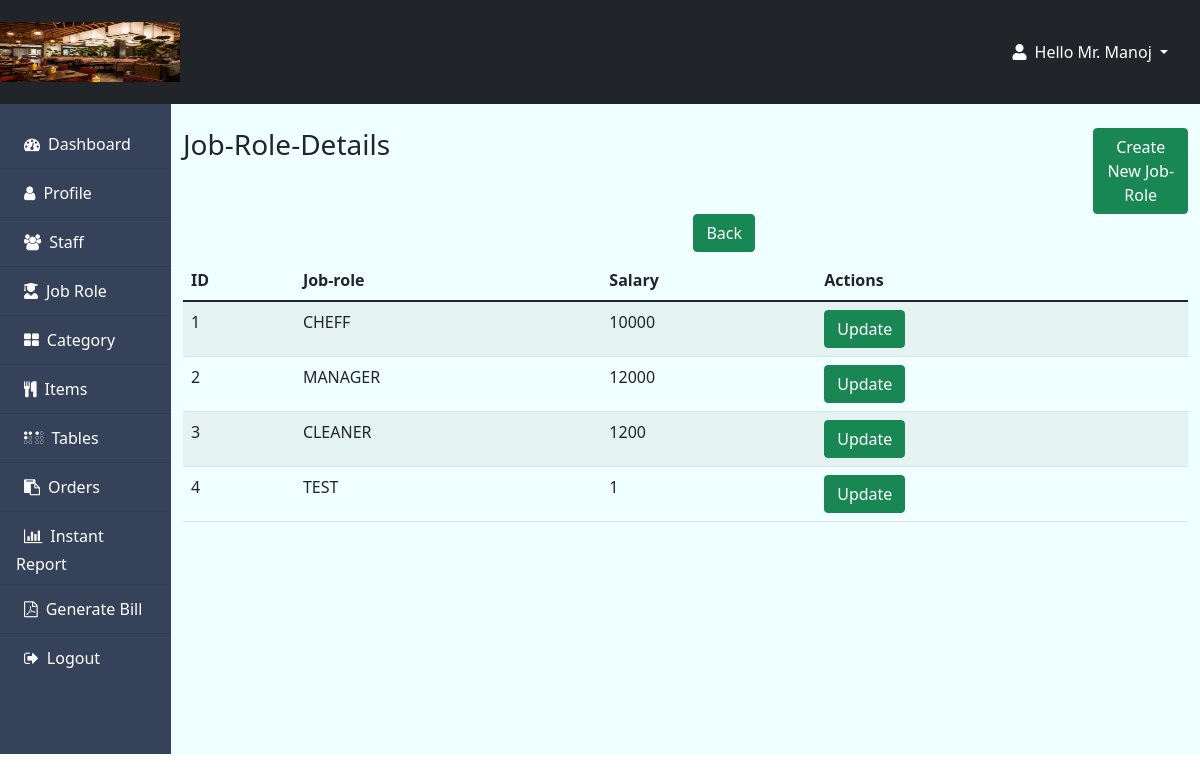
/displayjobrole.php (signed in), run on the app's committed database.
### tables this page shows
CREATE TABLE IF NOT EXISTS `rms_admin` (
  `id` int(10) NOT NULL AUTO_INCREMENT,
  `name` varchar(30) NOT NULL,
  `email` varchar(30) NOT NULL,
  `mobile_no` int(13) NOT NULL,
  `gender` varchar(30) NOT NULL,
  `address` varchar(100) NOT NULL,
  `password` varchar(200) NOT NULL,
  PRIMARY KEY (`id`),
  UNIQUE KEY `email` (`email`)
);

CREATE TABLE IF NOT EXISTS `rms_jobrole` (
  `id` int(30) NOT NULL AUTO_INCREMENT,
  `name` varchar(30) NOT NULL,
  `salary` float NOT NULL,
  PRIMARY KEY (`id`),
  UNIQUE KEY `name` (`name`)
);

### displayjobrole.php (the view, shortened to what this page needs)
<?php
include 'rmsdbcon.php';
if (isset($_SESSION["admin"])) {
    $user = $_SESSION["admin"];
    $r = mysqli_query($con, "SELECT * FROM `rms_admin` WHERE `id`='$user'");
    $row = mysqli_fetch_array($r);
    $i = $row["name"];
}else{
    header("location:rmslogout.php");
}
$_result = mysqli_query($con, "SELECT * FROM `rms_jobrole`;");
?>
<!DOCTYPE html>
<html lang="en">
<head>
    <link href="https://cdn.jsdelivr.net/npm/bootstrap@5.1.3/dist/css/bootstrap.min.css" rel="stylesheet">
    <link rel="stylesheet" href="https://cdnjs.cloudflare.com/ajax/libs/font-awesome/5.15.3/css/all.min.css" />
    <link rel="stylesheet" href="https://cdnjs.cloudflare.com/ajax/libs/font-awesome/4.7.0/css/font-awesome.min.css">
</head>
<body>
    <header>
        <nav class="navbar navbar-light bg-dark">
            <a class="navbar-brand" href="#">
                <img src="resta image.jpg" width="180" height="60" class="d-inline-block align-top" alt="">
            </a>
            <div id="page-content-wrapper">
                <nav class="navbar navbar-expand-lg navbar-light bg-transparent py-4 px-4">
                    <div class="collapse navbar-collapse" id="navbarSupportedContent">
                        <ul class="navbar-nav ms-auto mb-2 mb-lg-0">
                            <li class="nav-item dropdown">
                                <a class="nav-link dropdown-toggle second-text text-white" href="#" id="navbarDropdown" role="button" data-bs-toggle="dropdown" aria-expanded="false">
                                    <i class="fas fa-user me-2"></i><?php echo "Hello " . $i ?>
                                </a>
                            </li>
                        </ul>
                    </div>
                </nav>
            </div>
        </nav>
    </header>
    <div style="background-color: azure; height: 650px;" class="d-flex" id="wrapper">
        <div style="background-color: #354259; width: 200px;" class="" id="sidebar-wrapper">
            <div class="list-group list-group-flush my-3 ">
                <a href="index.php" class="list-group-item list-group-item-action bg-transparent text-white second-text ">
                    <i class="fa fa-tachometer p-2" aria-hidden="true"></i>Dashboard</a>
                <a href="admindetails.php" class="list-group-item list-group-item-action bg-transparent text-white second-text ">
                    <i class="fa fa-user p-2" aria-hidden="true"></i>Profile</a>
                <a href="displaystaff.php" class="list-group-item list-group-item-action bg-transparent text-white second-text">
                    <i class="fa fa-users p-2" aria-hidden="true"></i>Staff</a>
                    <a href="displayjobrole.php" class="list-group-item list-group-item-action bg-transparent text-white second-text ">
                    <i class="fas fa-user-graduate p-2" aria-hidden="true"></i>Job Role</a>
                <a href="displayitemcatagory.php" class="list-group-item list-group-item-action bg-transparent text-white second-text ">
                    <i class="fa fa-th-large p-2" aria-hidden="true"></i>Category</a>
                <a href="menu.php" class="list-group-item list-group-item-action bg-transparent text-white second-text ">
                    <i class="fa fa-cutlery p-2" aria-hidden="true"></i>Items</a>
                <a href="rmsmanagetable.php" class="list-group-item list-group-item-action bg-transparent text-white second-text">
                    <i class="fa fa-braille p-2" aria-hidden="true"></i>Tables</a>
                <a href="displaytodaysorder.php" class="list-group-item list-group-item-action bg-transparent text-white second-text ">
                    <i class="fa fa-clipboard p-2" aria-hidden="true"></i>Orders</a>
                    <a href="dailyreport.php" class="list-group-item list-group-item-action bg-transparent text-white second-text ">
                    <i class="fa fa-bar-chart p-2" aria-hidden="true"></i>Instant Report</a>
                <a href="billgenerate.php" class="list-group-item list-group-item-action bg-transparent text-white second-text ">
                    <i class="fa fa-file-pdf-o p-2" aria-hidden="true"></i>Generate Bill</a>
                <a href="rmslogout.php" class="list-group-item list-group-item-action bg-transparent text-white second-text ">
                <i class="fa fa-sign-out p-2" aria-hidden="true"></i>Logout</a>
            </div>
        </div>
    <div class="container-fluid">
        <div class="row g-3 my-2">
            <div class="col">
                <h3>Job-Role-Details</h3>
            </div>
            <div class="col">
                <a href="rmsjobrole.php" class="btn btn-success btn-lg-3" role="button" style="margin-left: 400px;">Create New Job-Role</a>
                <a href="index.php" class="btn btn-success ml-3" role="button">Back</a>
            </div>
        </div>
    <?php
    if (mysqli_num_rows($_result) > 0) {
    ?>
        <table class="table table-striped">
            <thead>
                <tr>
                    <th scope="col">ID</th>
                    <th scope="col">Job-role</th>
                    <th scope="col">Salary</th>
                    <th scope="col">Actions</th>
                </tr>
            </thead>
            <?php
            while ($row = mysqli_fetch_array($_result)) {
            ?>
                <tr>
                    <td><?php echo $row["id"]; ?></td>
                    <td><?php echo $row["name"]; ?></td>
                    <td><?php echo $row["salary"]; ?></td>
                    <td><a href="updatejobrole.php?id=<?php echo $row["id"]; ?>" class="btn btn-success" role="button">Update</a>
                    </td>
                    <td></td>
                </tr>
            <?php
            }
            ?>
        </table>
        </div>
    <?php
    } else {
        echo "No Record Found";
    }
    ?>
    </div>
</body>
</html>

### data on the page
rms_admin: name "Mr. Manoj"
rms_jobrole: id "1", name "CHEFF", salary "10000"
rms_jobrole: id "2", name "MANAGER", salary "12000"
rms_jobrole: id "3", name "CLEANER", salary "1200"
rms_jobrole: id "4", name "TEST", salary "1"
